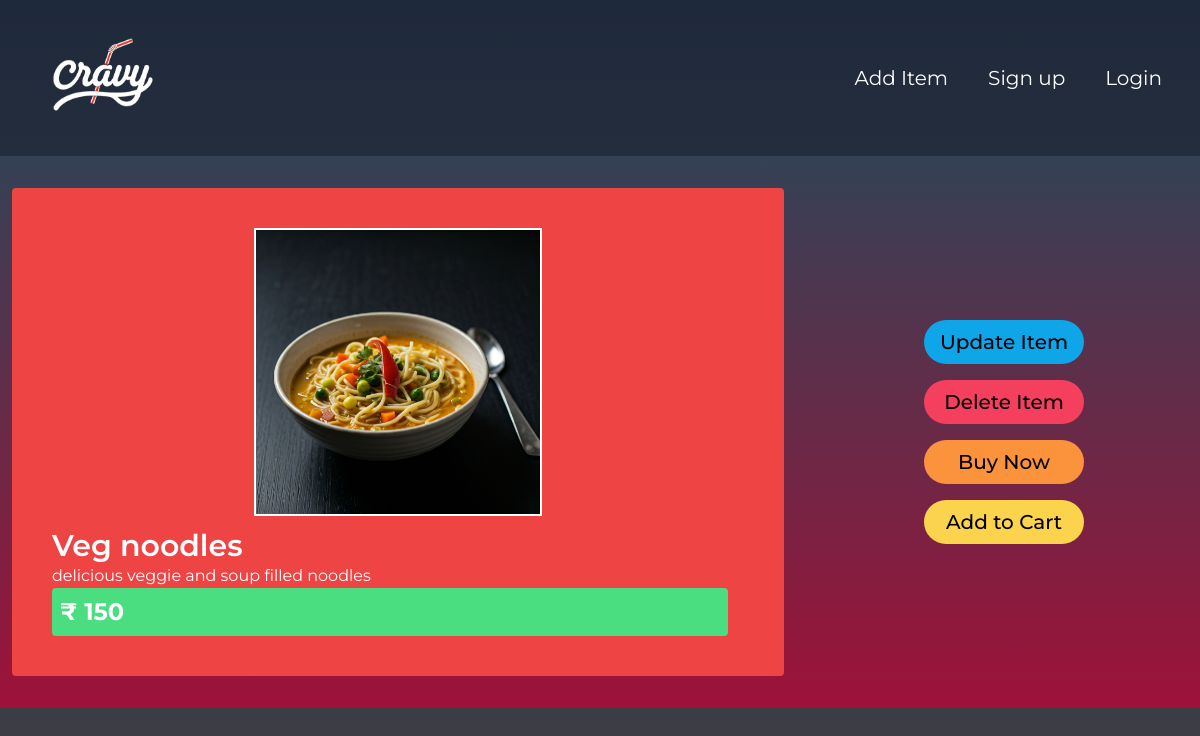
The page /item_details/6 on the database its author committed.
### food/models.py (models this page shows, shortened)
class Item(models.Model):
    name = models.CharField(max_length= 255)
    description = models.CharField(max_length= 255)
    price = models.IntegerField()
    image = models.ImageField(upload_to = 'product_images/', null= True)
    posted_by = models.ForeignKey(User, on_delete = models.CASCADE, default=1)

### food/views.py (the view)
# urls.py: path('item_details/<int:pk>', views.FoodDetails.as_view(), name='item_details'),
class FoodDetails(DetailView):
    model = Item
    template_name = 'item_details.html'

### food/templates/item_details.html (shortened to what this page needs)
{% extends 'master.html' %}
{% block content %}
    <div class=" m-4 mx-auto md:grid grid-cols-3 gap-3 justify-center items-center ">
            <div class="col-span-2 bg-red-500 m-3 p-10 rounded transition delay-60  ">
                        <img class="w-72 justify-center mx-auto  border-white border-2 " src="{{item.image.url}}" alt="">
                        <p class="text-3xl mt-3 font-semibold"> {{item.name}} </p>
                        <p> {{item.description}}</p>
                        <p class="bg-green-400 text-2xl font-bold rounded p-2 mr-4"> &#8377 {{item.price}} </p>
            </div>
            <div class="col-span-1 flex flex-col justify-center text-xl text-center font-medium  ">
                <a href="{% url 'food:update_item' item.id %}" class="flex-none min-w-40 p-2 px-4 my-2 mx-auto bg-sky-500 text-black
                            transition delay-60 hover:scale-105 hover:-translate-y-1 hover:bg-red-500 hover:text-white rounded-full">
                   <p>Update Item</p>
                </a>
                <button id="delete-confirm-btn" type="button" class="flex-none min-w-40 p-2 px-4 my-2 mx-auto bg-rose-500 text-black
                            transition delay-60 hover:scale-105 hover:-translate-y-1 hover:bg-red-500 hover:text-white rounded-full">
                   <p>Delete Item</p>
                </button>
                <a href="" class="flex-none min-w-40 p-2 px-4 my-2 mx-auto bg-orange-400 text-black
                            transition delay-60 hover:scale-105 hover:-translate-y-1 hover:bg-red-500 hover:text-white rounded-full">
                   <p>Buy Now</p>
                </a>
                <a href="" class="flex-none min-w-40 my-2 p-2 mx-auto text-black bg-amber-300
                transition delay-60 hover:scale-105 hover:-translate-y-1 hover:bg-red-500 hover:text-white rounded-full">
                    Add to Cart
                </a>
            </div>
    </div>
{% endblock %}

### food/templates/master.html (style rules this page uses)
body { font-family: "Montserrat", sans-serif; }

### rows shown on the page
Item: image (picture), name "Veg noodles", description "delicious veggie and soup filled noodles", price "150"
